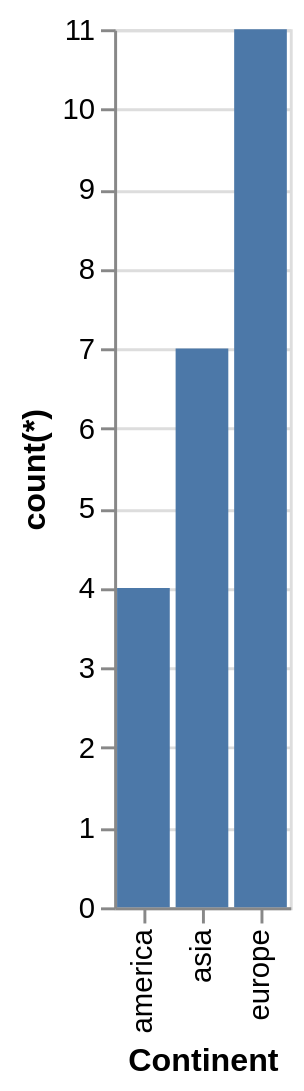

Specify this chart in Vega-Lite:
### Vega-Lite specification from a JSON file in a GitHub repository (floating-point values rounded to 4 significant figures)
{"data": {"values": [{"x_data": "america", "y_data": 4}, {"x_data": "asia", "y_data": 7}, {"x_data": "europe", "y_data": 11}]}, "mark": "bar", "encoding": {"x": {"field": "x_data", "type": "nominal", "title": "Continent", "sort": {"op": "sum", "field": "y_data", "order": "ascending"}}, "y": {"field": "y_data", "type": "quantitative", "title": "count(*)"}}}
